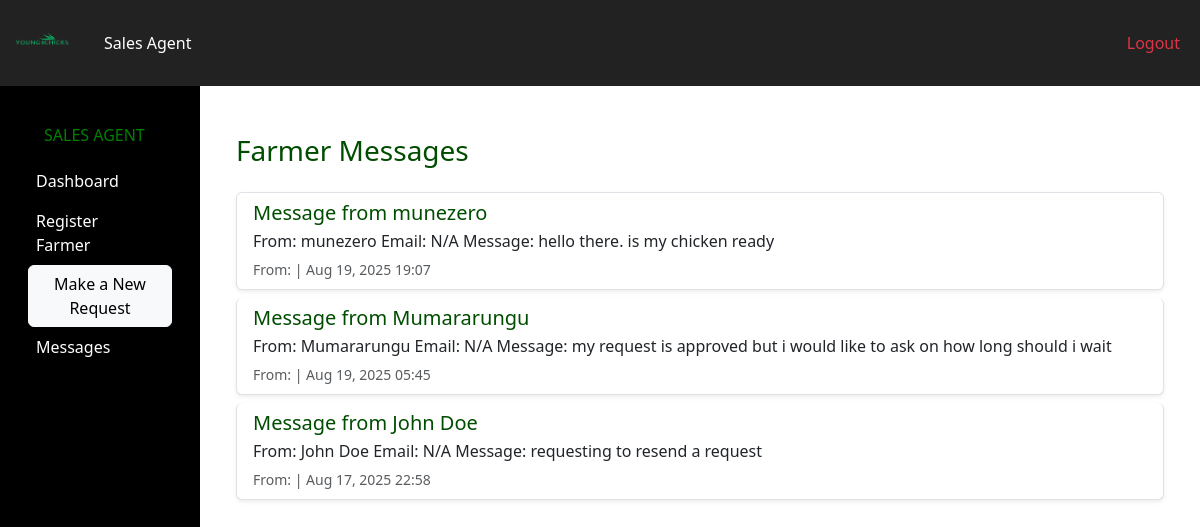
Page /sales/messages/ (signed in) on the committed database.
### pages/models.py (models this page shows)
class FarmerMessage(models.Model):
    sender = models.ForeignKey(
        'Farmer',
        on_delete=models.CASCADE,
        null=True,
        blank=True
    )
    recipient = models.ForeignKey(
        settings.AUTH_USER_MODEL,
        on_delete=models.CASCADE,
        related_name='received_messages'
    )
    subject = models.CharField(max_length=255)
    message = models.TextField()
    created_at = models.DateTimeField(auto_now_add=True)
    is_read = models.BooleanField(default=False)

### pages/views.py (the view)
# urls.py: path("sales/messages/", views.sales_agent_messages, name="sales_agent_messages"),
@login_required
def sales_agent_messages(request):
    if request.user.user_type != "sales_agent":
        messages.error(request, "You are not authorized to view this page.")
        return redirect("home")
    messages_list = FarmerMessage.objects.filter(recipient=request.user).order_by("-created_at")
    return render(request, "pages/sales_agent_messages.html", {"messages_list": messages_list})

### pages/templates/pages/sales_agent_messages.html
{% extends "pages/base.html" %}
{% block content %}
<div class="container mt-5">
  <h3 class="mb-4">Farmer Messages</h3>
  {% if messages_list %}
    <div class="list-group">
      {% for msg in messages_list %}
        <div class="list-group-item mb-2 shadow-sm rounded">
          <h5 class="mb-1">{{ msg.subject }}</h5>
          <p class="mb-1">{{ msg.message }}</p>
          <small class="text-muted">
            From: {{ msg.sender.farmer_name }} | {{ msg.created_at|date:"M d, Y H:i" }}
          </small>
        </div>
      {% endfor %}
    </div>
  {% else %}
    <p class="text-muted">No messages yet.</p>
  {% endif %}
</div>
{% endblock %}

### static/style.css (style rules this page uses)
:root { --color-black: #000000; --color-white: #ffffff; --color-green: #004d00; }
body { background-color: var(--color-white); color: var(--color-black); font-family: 'Segoe UI', Tahoma, Geneva, Verdana, sans-serif; }
h1, h2, h3, h4, h5, h6 { color: var(--color-green); }

### rows in the picture
FarmerMessage: subject "Message from munezero", message "From: munezero Email: N/A Message: hello there. is my chicken ready", created_at "Aug 19, 2025 19:07"
FarmerMessage: subject "Message from Mumararungu", message "From: Mumararungu Email: N/A Message: my request is approved but i would like to ask on how long should i wait", created_at "Aug 19, 2025 05:45"
FarmerMessage: subject "Message from John Doe", message "From: John Doe Email: N/A Message: requesting to resend a request", created_at "Aug 17, 2025 22:58"
